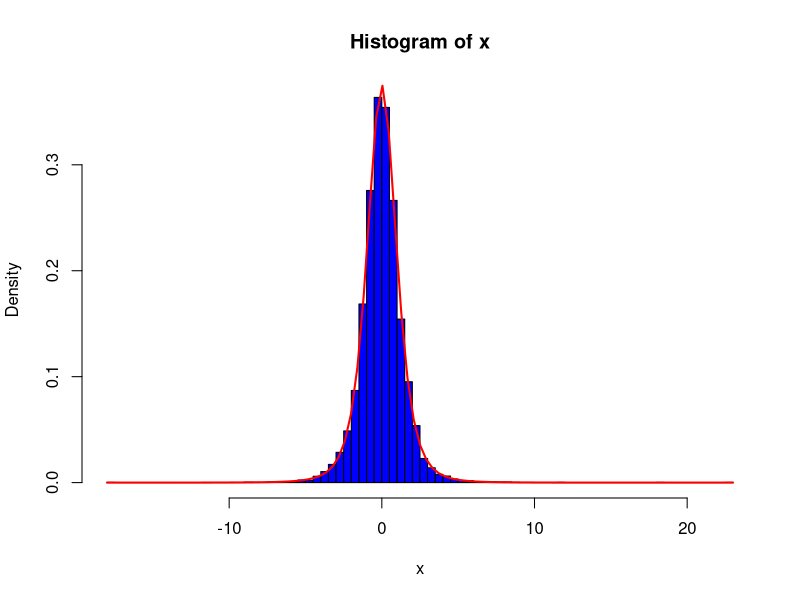
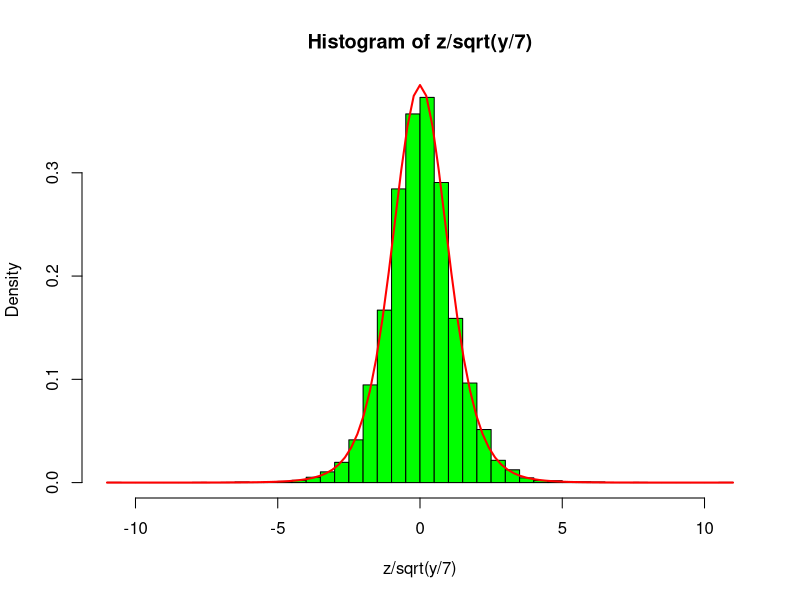

The R script that drew these images, in order:
# t分布
set.seed(123)
rt(10, df = 4) # 自由度4のt分布
x <- rt(10000, df = 4)
hist(x, freq = FALSE, breaks = 100, col = "blue") # ヒストグラム(密度表示)
curve(dt(x, df = 4), add = TRUE,
      col = "red", lwd = 2) # 理論上の確率密度関数
## 0 から大きく離れた値が現れている(裾が長い)

# 正規分布とカイ二乗分布を利用して$t$分布を生成
y <- rchisq(10000, df = 7) # 自由度7 のカイ二乗分布
z <- rnorm(10000) # 標準正規乱数
hist(z/sqrt(y/7), freq = FALSE, breaks = 50, col = "green") # ヒストグラム(密度表示)
curve(dt(x, df = 7), add = TRUE,
      col = "red", lwd = 2) # 理論上の確率密度関数
